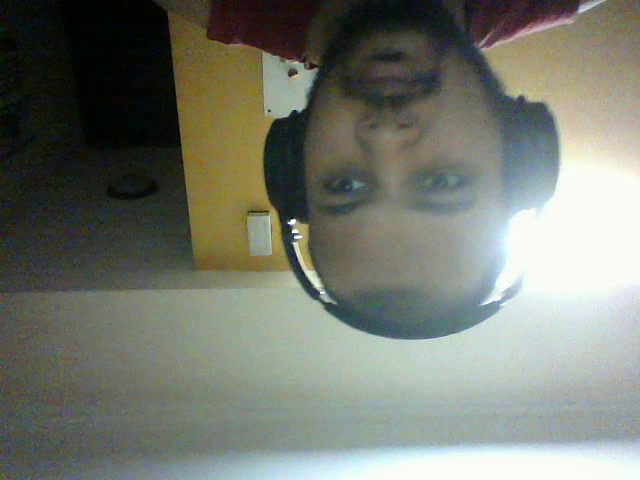
#> input picture frame 25 of output.avi, 640 x 480 px, given in place of the camera
$ jupyter execute 'Basic OpenCV - Video record and Open.ipynb'
#> lines starting #> are read from the running program, lines starting #| are printed output that depends on the picture; after the words box and inside, x2 and y2 are one past the last pixel; in counts of white or black regions, pixels touching at a corner belong together
[cell 1]
import cv2
import numpy as np

[cell 2]
#Record a video with cv2 VideoWriter

import numpy as np
import cv2

cap = cv2.VideoCapture(0)

width=int(cap.get(cv2.CAP_PROP_FRAME_WIDTH))
height=int(cap.get(cv2.CAP_PROP_FRAME_HEIGHT))

# Define the codec and create VideoWriter object
fourcc = cv2.VideoWriter_fourcc(*'DIVX')
out = cv2.VideoWriter('output.avi',fourcc, 20.0, (width,height))

while(cap.isOpened()):
    ret, frame = cap.read()
#> frame is the input picture: shape (480, 640, 3); mean B, G, R 111.4, 121.8, 117.8
    if ret==True:
        frame = cv2.flip(frame,0)
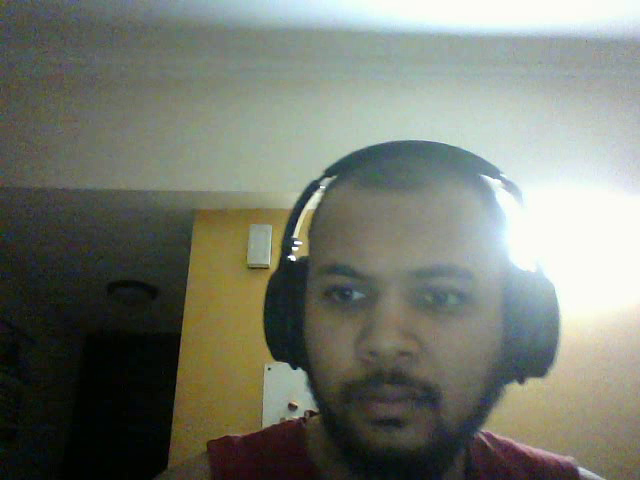
#> frame: shape (480, 640, 3); mean B, G, R 111.4, 121.8, 117.8

        # write the flipped frame
        out.write(frame)

        cv2.imshow('frame',frame)
        if cv2.waitKey(1) & 0xFF == ord('q'):
#> (key q is pressed here)
            break
    else:
        break

# Release everything if job is finished
cap.release()
out.release()
cv2.destroyAllWindows()

[cell 3]
#Open ctest video in gray

import numpy as np
import cv2
import time

cap = cv2.VideoCapture('output.avi')

if cap.isOpened()==False:
    print("check your file path")

while(cap.isOpened()):
    ret, frame = cap.read()
    frame = cv2.flip(frame,0)

    #we wrote the video on 20 fps
    #so we need a delay of 1/20 if we want to see it(else video will play in speed)
    time.sleep(1/25)

    gray = cv2.cvtColor(frame, cv2.COLOR_BGR2GRAY)
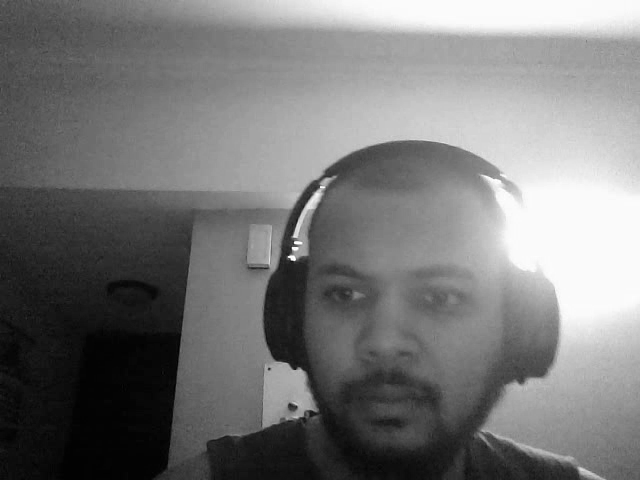
#> gray: shape (480, 640); min 0, max 255, mean 119.3

    cv2.imshow('frame',gray)
    if cv2.waitKey(1) & 0xFF == ord('q'):#0x77 == 27 for esc
#> (key q is pressed here)
        break

cap.release()
cv2.destroyAllWindows()

[cell 4]
#Show a video with cv2 and draw recangle on it

import numpy as np
import cv2

cap = cv2.VideoCapture(0)

width=int(cap.get(cv2.CAP_PROP_FRAME_WIDTH))
height=int(cap.get(cv2.CAP_PROP_FRAME_HEIGHT))

#Top left corner
#// to return int value

x=width//2
y=height//2

#Bottom right corner OR with and ht of rectangle

w=width//4
h=height//4


while(cap.isOpened()):
    ret, frame = cap.read()
    if ret==True:

        cv2.rectangle(frame,(x,y),(w,h),(255,255,0),5)
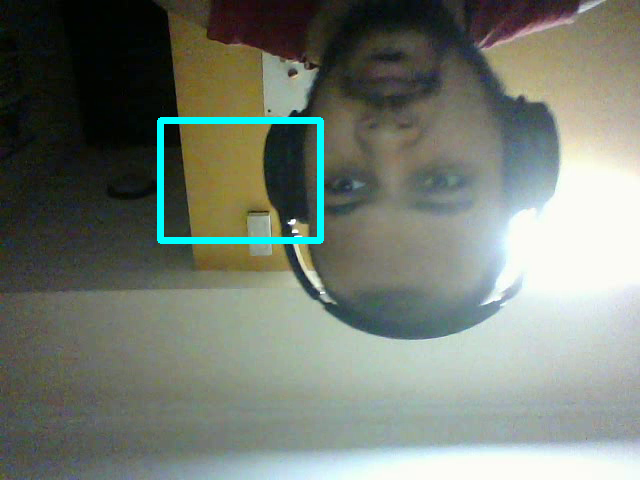
#> frame: shape (480, 640, 3); 1.27% of pixels changed, all inside (x1, y1, x2, y2) = (157, 117, 324, 244)

        cv2.imshow('frame',frame)
        if cv2.waitKey(1) & 0xFF == ord('q'):
#> (key q is pressed here)
            break
    else:
        break

# Release everything if job is finished
cap.release()
out.release()
cv2.destroyAllWindows()

[cell 5]
#Interactive rectangle on video

import numpy as np
import cv2

def draw_rectangle(event,x,y,flags,param):


    global pt1,pt2,top_left_clicked,bottom_right_clicked

    if event==cv2.EVENT_LBUTTONDOWN:

        #Reset the rectangle

        if top_left_clicked==True and bottom_right_clicked==True:

            #give 0 value to pt1 and 2
            pt1=(0,0)
            pt2=(0,0)

            #Give false value to tracker

            top_left_clicked=False
            bottom_right_clicked=False

    #Check top left clickedd if it is false

    if top_left_clicked==False:
        pt1=(x,y)
        top_left_clicked=True

    elif bottom_right_clicked==False:
        pt2=(x+80,y+80)
        bottom_right_clicked=True

#Global vars
pt1=(0,0)
pt2=(0,0)

#Tracker
top_left_clicked=False
bottom_right_clicked=False


cap = cv2.VideoCapture(0)

#Create named window for connectors
cv2.namedWindow("Test")


# mouse Callback
cv2.setMouseCallback("Test",draw_rectangle)


while(cap.isOpened()):
    ret, frame = cap.read()
    if ret==True:

        #Based o global variable draw frame

        if top_left_clicked==True:
            cv2.circle(frame,pt1,25,(0,255,0),2)

        if top_left_clicked==True and bottom_right_clicked==True:
            cv2.rectangle(frame,pt1,pt2,(255,0,0),-1)


        cv2.imshow('Test',frame)
        if cv2.waitKey(1) & 0xFF == ord('q'):
#> (key q is pressed here)

$ run again, starting later in the video
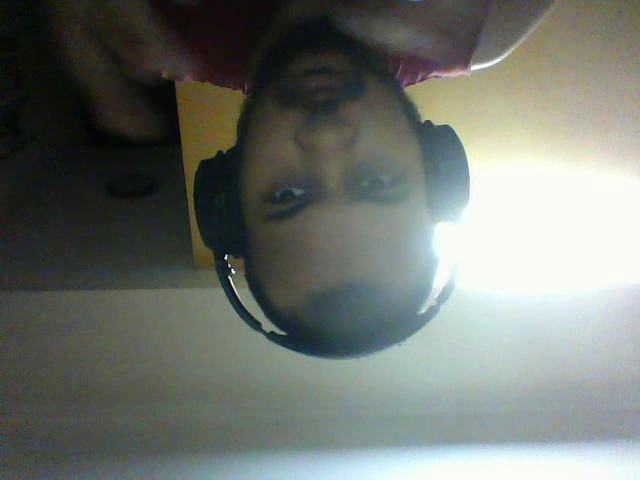
#> input picture frame 116 of output.avi, 640 x 480 px, given in place of the camera
#> frame is the input picture: shape (480, 640, 3); mean B, G, R 110.1, 116.7, 111.2
#> `gray = cv2.cvtColor(frame, cv2.COLOR_BGR2GRAY)`:
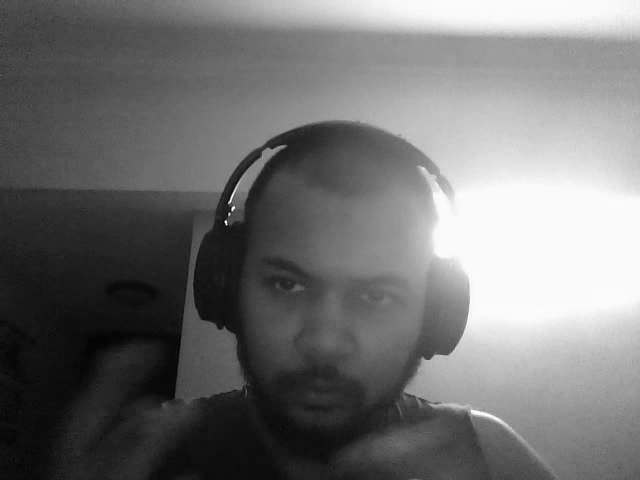
#> gray: shape (480, 640); min 0, max 254, mean 114.2
#> `cv2.rectangle(frame,(x,y),(w,h),(255,255,0),5)`:
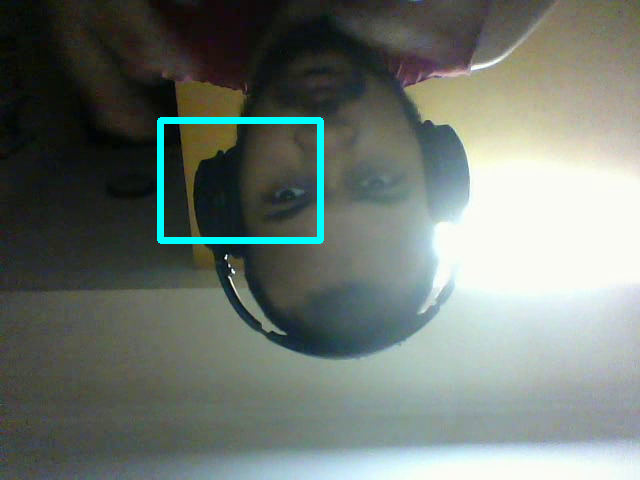
#> frame: shape (480, 640, 3); 1.27% of pixels changed, all inside (x1, y1, x2, y2) = (157, 117, 324, 244)

$ run again, starting later in the video
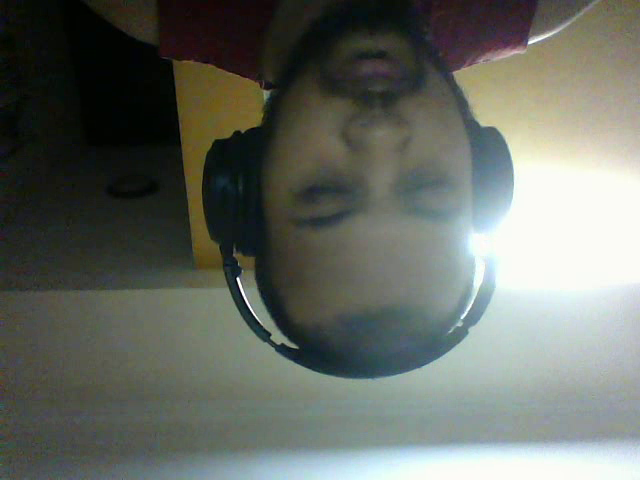
#> input picture frame 207 of output.avi, 640 x 480 px, given in place of the camera
#> frame is the input picture: shape (480, 640, 3); mean B, G, R 99.9, 107.2, 102.5
#> `gray = cv2.cvtColor(frame, cv2.COLOR_BGR2GRAY)`:
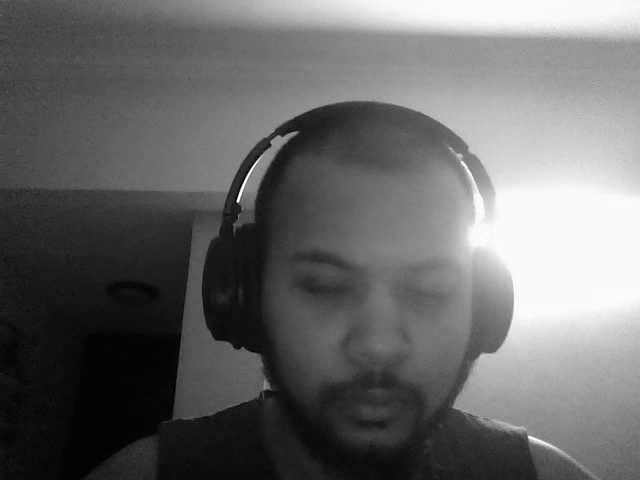
#> gray: shape (480, 640); min 0, max 255, mean 104.9
#> `cv2.rectangle(frame,(x,y),(w,h),(255,255,0),5)`:
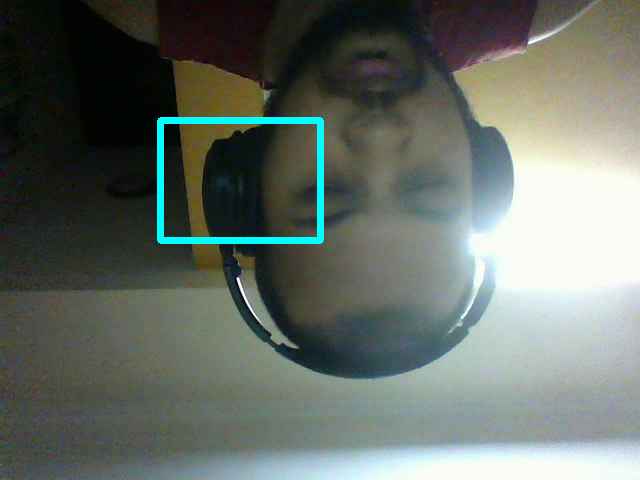
#> frame: shape (480, 640, 3); 1.27% of pixels changed, all inside (x1, y1, x2, y2) = (157, 117, 324, 244)
